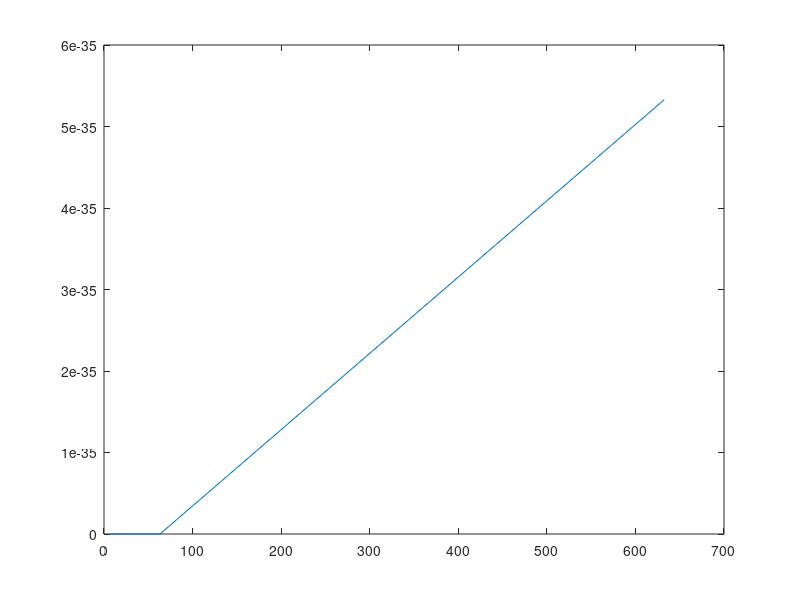
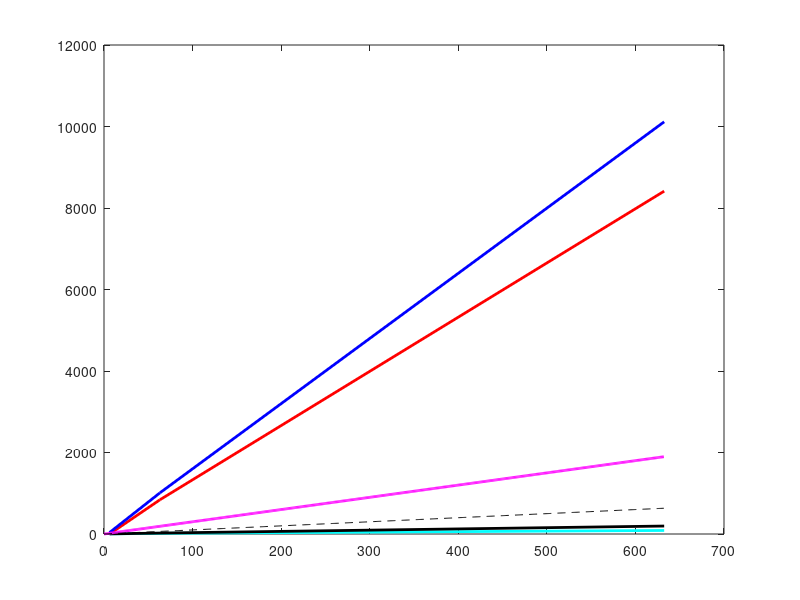

Source code (MATLAB) for these figures, in order:
% Reactive distance

%Most are from larval studies
L_zm = 10^((log10(0.2)+log10(2))/2);
L_s = 10^((log10(2)+log10(20))/2); 
L_m = 10^((log10(20)+log10(200))/2); 
L_l = 10^((log10(200)+log10(2000))/2); 
%Prey lengths: Zm, Zl/S, M, L
L=[L_zm;L_s;L_m];
%Predator lengths: S, M, L
BL=[L_s;L_m;L_l];

%% r^2 * exp(c*r) = (rho * E0 * exp(-Kz) * C * pi * B^2) / se
C=0.5;
E0=100;
K=1.14;
c=1.57;
rho=0.5;
z=100;

se = 1.41e-6 ./ (0.8 + 0.03.*BL).^3;
r1 = (rho .* E0 .* exp(-K.*z) .* C .* pi .* L.^2) ./ se;

figure(1)
plot(BL,r1)

%% r^2 * exp(c*r) = C * A * E * (eb/(ke+eb));
C=0.3;
A=pi.*(0.5.*L).^2;
ke=1;
eb=100;
Eh = 10.^ (4.88 ./ (1 + exp(-(BL - 10.98) ./ 1.34)));
Ec = 10.^ (5.04 ./ (1 + exp(-(BL - 5.33) ./ 0.64)));

rher = sqrt(C .* A .* Eh .* (eb./(ke+eb))); %herring
rcod = sqrt(C .* A .* Ec .* (eb./(ke+eb))); %cod

rp = exp(-0.163 + 0.717 .* log(BL)); %pause-travel
rc = exp(-0.73 + 0.931 .* log(BL)); %cruising

x=0:BL(end);
y=0:BL(end);
j=3*y;

%%
figure(2)
plot(BL,rher,'r','LineWidth',2); hold on;
plot(BL,rcod,'b','LineWidth',2); hold on;
plot(BL,rp,'c','LineWidth',2); hold on;
plot(BL,rc,'k','LineWidth',2); hold on;
plot(x,j,'m','LineWidth',2); hold on;
plot(x,y,'--k');

